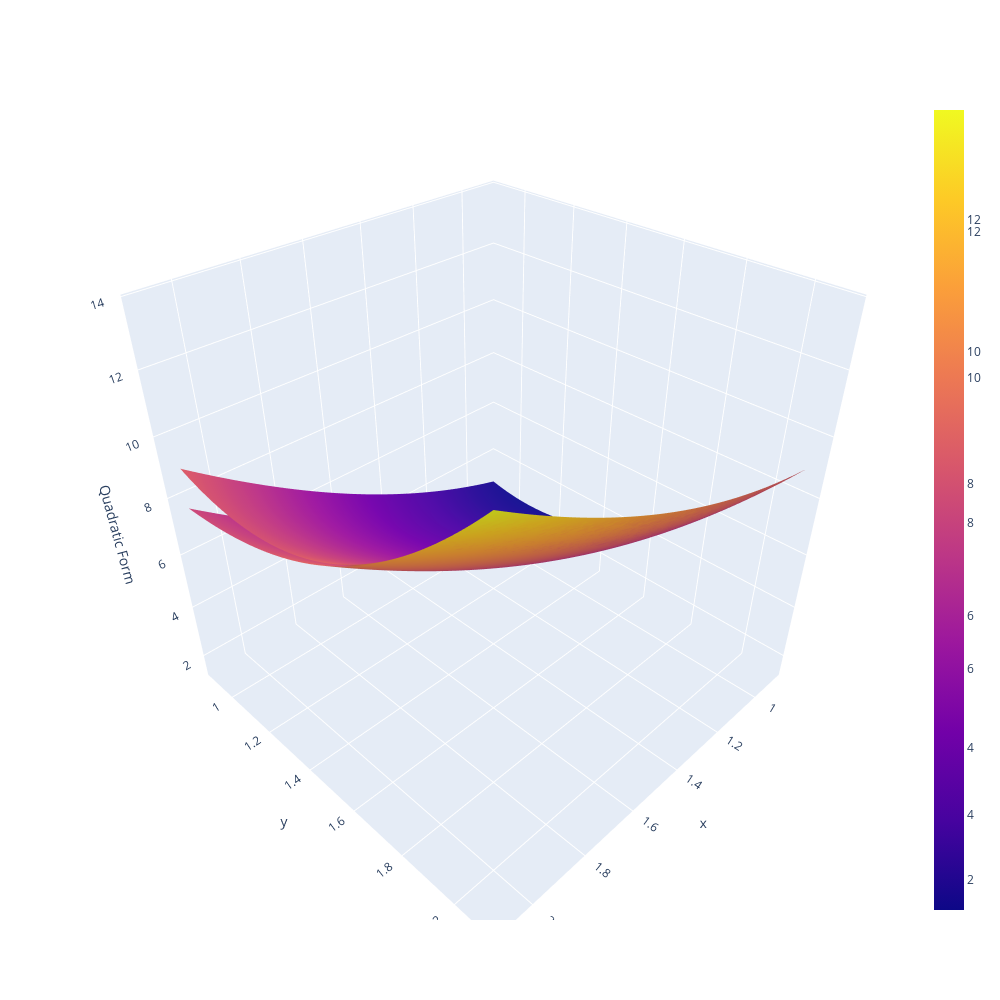

The notebook cell this image was saved under:
### Code cell
plot_f(f,f_o,0.9,2.1,100)
plt.show()

### Figure 1 — Plotly figure (JSON) as saved in the notebook; plotly's stock layout.template omitted (floating-point values rounded to 4 significant figures; data arrays with more than 128 entries replaced by an {"elided": "..."} marker saying what was removed)
{"data": [{"type": "surface", "x": {"elided": "100x100 float values"}, "y": {"elided": "100x100 float values"}, "z": {"elided": "100x100 float values"}}, {"type": "surface", "x": {"elided": "100x100 float values"}, "y": {"elided": "100x100 float values"}, "z": {"elided": "100x100 float values"}}], "layout": {"height": 1000, "scene": {"aspectmode": "cube", "zaxis": {"title": {"text": "Quadratic Form"}}}, "width": 1000}}
